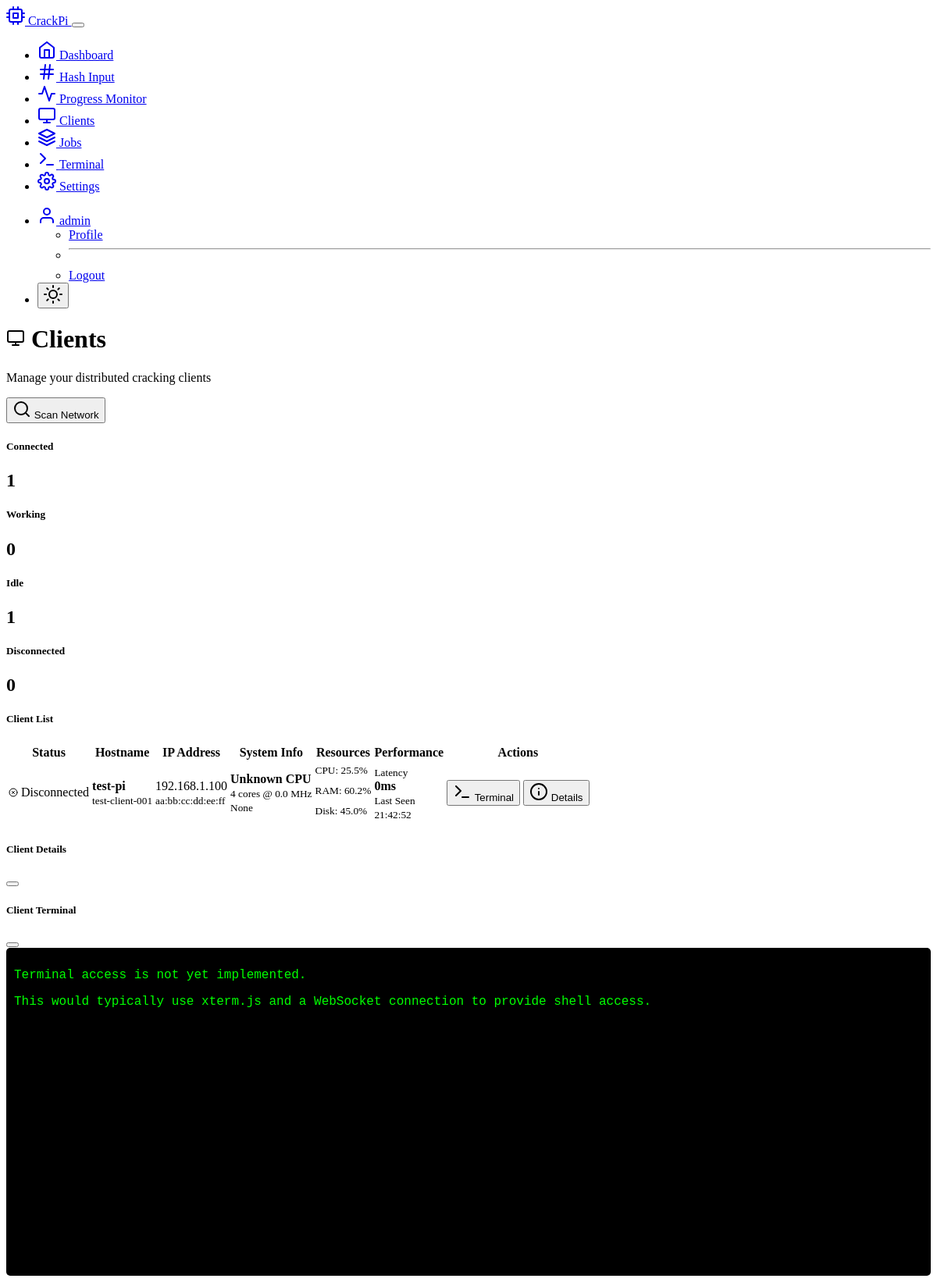
The page /clients/ (signed in) on the database as committed earlier.
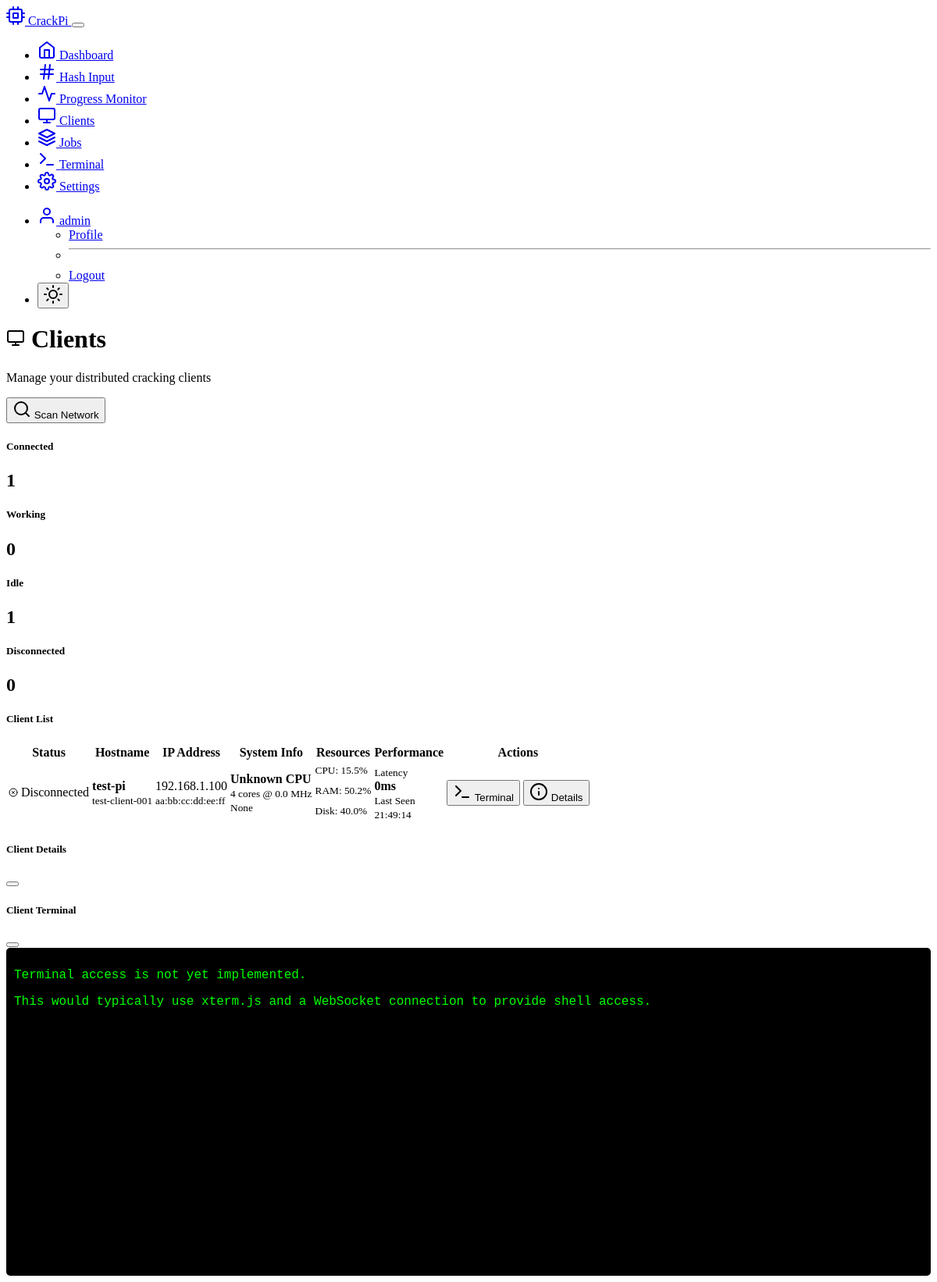
The same page on the database as committed later.
### models.py (models this page shows)
class User(UserMixin, db.Model):
    id = db.Column(db.Integer, primary_key=True)
    username = db.Column(db.String(64), unique=True, nullable=False)
    email = db.Column(db.String(120), unique=True, nullable=False)
    password_hash = db.Column(db.String(256), nullable=False)
    is_admin = db.Column(db.Boolean, default=False)
    created_at = db.Column(db.DateTime, default=datetime.utcnow)
    last_login = db.Column(db.DateTime)

class Client(db.Model):
    id = db.Column(db.Integer, primary_key=True)
    client_id = db.Column(db.String(64), unique=True, nullable=False)
    hostname = db.Column(db.String(128))
    ip_address = db.Column(db.String(45))
    mac_address = db.Column(db.String(17))
    cpu_model = db.Column(db.String(256))
    cpu_cores = db.Column(db.Integer)
    cpu_frequency = db.Column(db.Float)
    ram_total = db.Column(db.BigInteger)
    disk_total = db.Column(db.BigInteger)
    os_info = db.Column(db.String(256))
    username = db.Column(db.String(64))
    status = db.Column(db.String(32), default='disconnected')  # connected, disconnected, working
    last_seen = db.Column(db.DateTime, default=datetime.utcnow)
    created_at = db.Column(db.DateTime, default=datetime.utcnow)
    cpu_usage = db.Column(db.Float, default=0.0)
    ram_usage = db.Column(db.Float, default=0.0)
    disk_usage = db.Column(db.Float, default=0.0)
    network_latency = db.Column(db.Float, default=0.0)
    jobs = db.relationship('Job', backref='assigned_client', lazy=True)

### routes/clients.py (the view)
@clients_bp.route('/')
@login_required
def index():
    clients = Client.query.order_by(Client.last_seen.desc()).all()
    connected_count = sum(1 for c in clients if c.status in ['online', 'connected', 'idle'])
    working_count = sum(1 for c in clients if c.status == 'working')
    idle_count = connected_count - working_count
    disconnected_count = sum(1 for c in clients if c.status in ['offline', 'disconnected'])
    return render_template('clients.html',
                         clients=clients,
                         connected_count=connected_count,
                         working_count=working_count,
                         idle_count=idle_count,
                         disconnected_count=disconnected_count)

### templates/clients.html (shortened to what this page needs)
{% extends "base.html" %}
{% block content %}
<div class="row">
    <div class="col-12">
        <div class="d-flex justify-content-between align-items-center mb-3">
            <div>
                <h1><i data-feather="monitor"></i> Clients</h1>
                <p class="text-muted">Manage your distributed cracking clients</p>
            </div>
            <div>
                <button class="btn btn-primary" id="scanNetwork">
                    <i data-feather="search"></i> Scan Network
                </button>
            </div>
        </div>
    </div>
</div>
<div class="row mb-3">
    <div class="col-md-3">
        <div class="card text-center">
            <div class="card-body">
                <h5 class="card-title text-success">Connected</h5>
                <h2 class="mb-0" id="connectedCount">{{ connected_count }}</h2>
            </div>
        </div>
    </div>
    <div class="col-md-3">
        <div class="card text-center">
            <div class="card-body">
                <h5 class="card-title text-warning">Working</h5>
                <h2 class="mb-0" id="workingCount">{{ working_count }}</h2>
            </div>
        </div>
    </div>
    <div class="col-md-3">
        <div class="card text-center">
            <div class="card-body">
                <h5 class="card-title text-secondary">Idle</h5>
                <h2 class="mb-0" id="idleCount">{{ idle_count }}</h2>
            </div>
        </div>
    </div>
    <div class="col-md-3">
        <div class="card text-center">
            <div class="card-body">
                <h5 class="card-title text-danger">Disconnected</h5>
                <h2 class="mb-0" id="disconnectedCount">{{ disconnected_count }}</h2>
            </div>
        </div>
    </div>
</div>
<div class="row">
    <div class="col-12">
        <div class="card">
            <div class="card-header">
                <h5 class="mb-0">Client List</h5>
            </div>
            <div class="card-body">
                {% if clients %}
                    <div class="table-responsive">
                        <table class="table table-striped">
                            <thead>
                                <tr>
                                    <th>Status</th>
                                    <th>Hostname</th>
                                    <th>IP Address</th>
                                    <th>System Info</th>
                                    <th>Resources</th>
                                    <th>Performance</th>
                                    <th>Actions</th>
                                </tr>
                            </thead>
                            <tbody id="clientsTableBody">
                                {% for client in clients %}
                                <tr data-client-id="{{ client.client_id }}">
                                    <td>
                                        {% if client.status == 'connected' %}
                                            <span class="badge bg-success">
                                                <i data-feather="check-circle" width="12" height="12"></i>
                                                Connected
                                            </span>
                                        {% elif client.status == 'working' %}
                                            <span class="badge bg-warning">
                                                <i data-feather="cpu" width="12" height="12"></i>
                                                Working
                                            </span>
                                        {% else %}
                                            <span class="badge bg-danger">
                                                <i data-feather="x-circle" width="12" height="12"></i>
                                                Disconnected
                                            </span>
                                        {% endif %}
                                    </td>
                                    <td>
                                        <strong>{{ client.hostname or 'Unknown' }}</strong>
                                        <br>
                                        <small class="text-muted">{{ client.client_id }}</small>
                                    </td>
                                    <td>
                                        {{ client.ip_address }}
                                        <br>
                                        <small class="text-muted">{{ client.mac_address }}</small>
                                    </td>
                                    <td>
                                        <div>
                                            <strong>{{ client.cpu_model or 'Unknown CPU' }}</strong>
                                            <br>
                                            <small class="text-muted">
                                                {{ client.cpu_cores }} cores @ {{ "%.1f"|format(client.cpu_frequency or 0) }} MHz
                                            </small>
                                            <br>
                                            <small class="text-muted">{{ client.os_info }}</small>
                                        </div>
                                    </td>
                                    <td>
                                        <div class="mb-1">
                                            <small>CPU: {{ "%.1f"|format(client.cpu_usage or 0) }}%</small>
                                            <div class="progress progress-sm">
                                            </div>
                                        </div>
                                        <div class="mb-1">
                                            <small>RAM: {{ "%.1f"|format(client.ram_usage or 0) }}%</small>
                                            <div class="progress progress-sm">
                                            </div>
                                        </div>
                                        <div>
                                            <small>Disk: {{ "%.1f"|format(client.disk_usage or 0) }}%</small>
                                            <div class="progress progress-sm">
                                            </div>
                                        </div>
                                    </td>
                                    <td>
                                        <div class="text-center">
                                            <div class="mb-1">
                                                <small>Latency</small>
                                                <br>
                                                <strong>{{ "%.0f"|format(client.network_latency or 0) }}ms</strong>
                                            </div>
                                            <div>
                                                <small>Last Seen</small>
                                                <br>
                                                <small class="text-muted">
                                                    {{ client.last_seen.strftime('%H:%M:%S') if client.last_seen else 'Never' }}
                                                </small>
                                            </div>
                                        </div>
                                    </td>
                                    <td>
                                        <div class="btn-group-vertical btn-group-sm">
                                            <button class="btn btn-outline-primary" onclick="openTerminal('{{ client.client_id }}')">
                                                <i data-feather="terminal"></i> Terminal
                                            </button>
                                            <button class="btn btn-outline-info" onclick="viewClientDetails('{{ client.client_id }}')">
                                                <i data-feather="info"></i> Details
                                            </button>
                                        </div>
                                    </td>
                                </tr>
                                {% endfor %}
                            </tbody>
                        </table>
                    </div>
                {% endif %}
            </div>
        </div>
    </div>
</div>
<div class="modal fade" id="clientDetailsModal" tabindex="-1">
    <div class="modal-dialog modal-lg">
        <div class="modal-content">
            <div class="modal-header">
                <h5 class="modal-title">Client Details</h5>
                <button type="button" class="btn-close" data-bs-dismiss="modal"></button>
            </div>
        </div>
    </div>
</div>
<div class="modal fade" id="terminalModal" tabindex="-1">
    <div class="modal-dialog modal-xl">
        <div class="modal-content">
            <div class="modal-header">
                <h5 class="modal-title">Client Terminal</h5>
                <button type="button" class="btn-close" data-bs-dismiss="modal"></button>
            </div>
            <div class="modal-body p-0">
                <div id="terminal" style="height: 400px; background: #000; padding: 10px;">
                    <div class="text-success">
                        <p>Terminal access is not yet implemented.</p>
                        <p>This would typically use xterm.js and a WebSocket connection to provide shell access.</p>
                    </div>
                </div>
            </div>
        </div>
    </div>
</div>
{% endblock %}

### templates/base.html (shortened to what this page needs)
<!DOCTYPE html>
<html lang="en" data-bs-theme="dark">
<head>
    <link href="https://cdn.replit.com/agent/bootstrap-agent-dark-theme.min.css" rel="stylesheet">
    <link rel="stylesheet" href="{{ url_for('static', filename='css/custom.css') }}">
</head>
<body>
    <nav class="navbar navbar-expand-lg navbar-dark bg-dark">
        <div class="container-fluid">
            <a class="navbar-brand" href="{{ url_for('dashboard.index') }}">
                <i data-feather="cpu"></i>
                CrackPi
            </a>
            <button class="navbar-toggler" type="button" data-bs-toggle="collapse" data-bs-target="#navbarNav">
            </button>
            <div class="collapse navbar-collapse" id="navbarNav">
                <ul class="navbar-nav me-auto">
                    <li class="nav-item">
                        <a class="nav-link" href="{{ url_for('dashboard.index') }}">
                            <i data-feather="home"></i>
                            Dashboard
                        </a>
                    </li>
                    <li class="nav-item">
                        <a class="nav-link" href="{{ url_for('hash_input.index') }}">
                            <i data-feather="hash"></i>
                            Hash Input
                        </a>
                    </li>
                    <li class="nav-item">
                        <a class="nav-link" href="{{ url_for('progress.index') }}">
                            <i data-feather="activity"></i>
                            Progress Monitor
                        </a>
                    </li>
                    <li class="nav-item">
                        <a class="nav-link" href="{{ url_for('clients.index') }}">
                            <i data-feather="monitor"></i>
                            Clients
                        </a>
                    </li>
                    <li class="nav-item">
                        <a class="nav-link" href="{{ url_for('jobs.index') }}">
                            <i data-feather="layers"></i>
                            Jobs
                        </a>
                    </li>
                    <li class="nav-item">
                        <a class="nav-link" href="{{ url_for('terminal.terminal_dashboard') }}">
                            <i data-feather="terminal"></i>
                            Terminal
                        </a>
                    </li>
                    <li class="nav-item">
                        <a class="nav-link" href="{{ url_for('settings.index') }}">
                            <i data-feather="settings"></i>
                            Settings
                        </a>
                    </li>
                </ul>
                <ul class="navbar-nav">
                    <li class="nav-item dropdown">
                        <a class="nav-link dropdown-toggle" href="#" role="button" data-bs-toggle="dropdown">
                            <i data-feather="user"></i>
                            {{ current_user.username }}
                        </a>
                        <ul class="dropdown-menu">
                            <li><a class="dropdown-item" href="{{ url_for('auth.profile') }}">Profile</a></li>
                            <li><hr class="dropdown-divider"></li>
                            <li><a class="dropdown-item" href="{{ url_for('auth.logout') }}">Logout</a></li>
                        </ul>
                    </li>
                    <li class="nav-item">
                        <button class="btn btn-outline-secondary btn-sm" id="themeToggle" title="Toggle theme">
                            <i data-feather="sun" id="themeIcon"></i>
                        </button>
                    </li>
                </ul>
            </div>
        </div>
    </nav>
    <main class="container-fluid mt-4">
        {% block content %}{% endblock %}
    </main>
</body>
</html>

Rows that differ between the two databases and show on the page:
changed Client "test-pi": cpu_usage "25.5" → "15.5"; ram_usage "60.2" → "50.2"; disk_usage "45.0" → "40.0"; last_seen "21:42:52" → "21:49:14"
